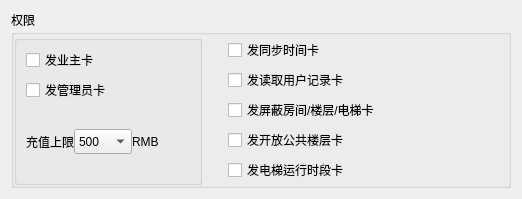
                <widget class="QWidget" name="page_adminadd">
                 <layout class="QVBoxLayout" name="verticalLayout_12">
                  <item>
                   <layout class="QHBoxLayout" name="horizontalLayout_22">
                    <item>
                     <layout class="QVBoxLayout" name="verticalLayout_14">
                      <property name="spacing">
                       <number>0</number>
                      </property>
                      <item>
                       <layout class="QVBoxLayout" name="verticalLayout_7">
                        <item>
                         <widget class="QLabel" name="label_manager_permission">
                          <property name="maximumSize">
                           <size>
                            <width>16777215</width>
                            <height>20</height>
                           </size>
                          </property>
                          <property name="text">
                           <string>权限</string>
                          </property>
                         </widget>
                        </item>
                        <item>
                         <widget class="QGroupBox" name="groupBox_5">
                          <property name="minimumSize">
                           <size>
                            <width>500</width>
                            <height>100</height>
                           </size>
                          </property>
                          <property name="title">
                           <string/>
                          </property>
                          <layout class="QHBoxLayout" name="horizontalLayout_15">
                           <property name="spacing">
                            <number>0</number>
                           </property>
                           <property name="leftMargin">
                            <number>0</number>
                           </property>
                           <property name="topMargin">
                            <number>0</number>
                           </property>
                           <property name="rightMargin">
                            <number>0</number>
                           </property>
                           <property name="bottomMargin">
                            <number>0</number>
                           </property>
                           <item>
                            <layout class="QHBoxLayout" name="horizontalLayout_57">
                             <property name="spacing">
                              <number>26</number>
                             </property>
                             <item>
                              <layout class="QVBoxLayout" name="verticalLayout_32">
                               <item>
                                <widget class="QGroupBox" name="groupBox_2">
                                 <property name="title">
                                  <string/>
                                 </property>
                                 <layout class="QVBoxLayout" name="verticalLayout_36">
                                  <property name="spacing">
                                   <number>0</number>
                                  </property>
                                  <property name="leftMargin">
                                   <number>9</number>
                                  </property>
                                  <property name="topMargin">
                                   <number>4</number>
                                  </property>
                                  <property name="rightMargin">
                                   <number>0</number>
                                  </property>
                                  <property name="bottomMargin">
                                   <number>4</number>
                                  </property>
                                  <item>
                                   <widget class="QCheckBox" name="checkBox_adminPower_makeownercard">
                                    <property name="minimumSize">
                                     <size>
                                      <width>100</width>
                                      <height>30</height>
                                     </size>
                                    </property>
                                    <property name="text">
                                     <string>发业主卡</string>
                                    </property>
                                   </widget>
                                  </item>
                                  <item>
                                   <widget class="QCheckBox" name="checkBox_adminPower_makeadmincard">
                                    <property name="minimumSize">
                                     <size>
                                      <width>100</width>
                                      <height>30</height>
                                     </size>
                                    </property>
                                    <property name="text">
                                     <string>发管理员卡</string>
                                    </property>
                                   </widget>
                                  </item>
                                  <item>
                                   <layout class="QHBoxLayout" name="horizontalLayout_18">
                                    <item>
                                     <widget class="QLabel" name="label_8">
                                      <property name="minimumSize">
                                       <size>
                                        <width>0</width>
                                        <height>30</height>
                                       </size>
                                      </property>
                                      <property name="text">
                                       <string>充值上限</string>
                                      </property>
                                      <property name="alignment">
                                       <set>Qt::AlignLeading|Qt::AlignLeft|Qt::AlignVCenter</set>
                                      </property>
                                     </widget>
                                    </item>
                                    <item>
                                     <widget class="QComboBox" name="comboBox_topup">
                                      <property name="sizePolicy">
                                       <sizepolicy hsizetype="Expanding" vsizetype="Fixed">
                                        <horstretch>0</horstretch>
                                        <verstretch>0</verstretch>
                                       </sizepolicy>
                                      </property>
                                      <property name="minimumSize">
                                       <size>
                                        <width>0</width>
                                        <height>25</height>
                                       </size>
                                      </property>
                                      <property name="maximumSize">
                                       <size>
                                        <width>150</width>
                                        <height>25</height>
                                       </size>
                                      </property>
                                      <item>
                                       <property name="text">
                                        <string>500</string>
                                       </property>
                                      </item>
                                      <item>
                                       <property name="text">
                                        <string>1000</string>
                                       </property>
                                      </item>
                                     </widget>
                                    </item>
                                    <item>
                                     <widget class="QLabel" name="label_18">
                                      <property name="minimumSize">
                                       <size>
                                        <width>0</width>
                                        <height>30</height>
                                       </size>
                                      </property>
                                      <property name="text">
                                       <string>RMB</string>
                                      </property>
                                      <property name="alignment">
                                       <set>Qt::AlignLeading|Qt::AlignLeft|Qt::AlignVCenter</set>
                                      </property>
                                     </widget>
                                    </item>
                                    <item>
                                     <spacer name="horizontalSpacer_11">
                                      <property name="orientation">
                                       <enum>Qt::Horizontal</enum>
                                      </property>
                                      <property name="sizeHint" stdset="0">
                                       <size>
                                        <width>40</width>
                                        <height>20</height>
                                       </size>
                                      </property>
                                     </spacer>
                                    </item>
                                   </layout>
                                  </item>
                                 </layout>
                                </widget>
                               </item>
                              </layout>
                             </item>
                             <item>
                              <layout class="QVBoxLayout" name="verticalLayout_34">
                               <property name="spacing">
                                <number>0</number>
                               </property>
                               <item>
                                <widget class="QCheckBox" name="checkBox_adminPower_makesyntimecard">
                                 <property name="minimumSize">
                                  <size>
                                   <width>100</width>
                                   <height>30</height>
                                  </size>
                                 </property>
                                 <property name="text">
                                  <string>发同步时间卡</string>
                                 </property>
                                </widget>
                               </item>
                               <item>
                                <widget class="QCheckBox" name="checkBox_adminPower_makereadcard">
                                 <property name="minimumSize">
                                  <size>
                                   <width>100</width>
                                   <height>30</height>
                                  </size>
                                 </property>
                                 <property name="text">
                                  <string>发读取用户记录卡</string>
                                 </property>
                                </widget>
                               </item>
                               <item>
                                <widget class="QCheckBox" name="checkBox_adminPower_makemaskroomcard">
                                 <property name="minimumSize">
                                  <size>
                                   <width>100</width>
                                   <height>30</height>
                                  </size>
                                 </property>
                                 <property name="text">
                                  <string>发屏蔽房间/楼层/电梯卡</string>
                                 </property>
                                </widget>
                               </item>
                               <item>
                                <widget class="QCheckBox" name="checkBox_adminPower_makeopenfloorcard">
                                 <property name="minimumSize">
                                  <size>
                                   <width>100</width>
                                   <height>30</height>
                                  </size>
                                 </property>
                                 <property name="text">
                                  <string>发开放公共楼层卡</string>
                                 </property>
                                </widget>
                               </item>
                               <item>
                                <widget class="QCheckBox" name="checkBox_adminPower_makelevatimeallow">
                                 <property name="minimumSize">
                                  <size>
                                   <width>100</width>
                                   <height>30</height>
                                  </size>
                                 </property>
                                 <property name="text">
                                  <string>发电梯运行时段卡</string>
                                 </property>
                                </widget>
                               </item>
                              </layout>
                             </item>
                             <item>
                              <spacer name="horizontalSpacer_34">
                               <property name="orientation">
                                <enum>Qt::Horizontal</enum>
                               </property>
                               <property name="sizeHint" stdset="0">
                                <size>
                                 <width>40</width>
                                 <height>20</height>
                                </size>
                               </property>
                              </spacer>
                             </item>
                            </layout>
                           </item>
                          </layout>
                          <zorder></zorder>
                         </widget>
                        </item>
                       </layout>
                      </item>
                     </layout>
                    </item>
                   </layout>
                  </item>
                 </layout>
                </widget>
